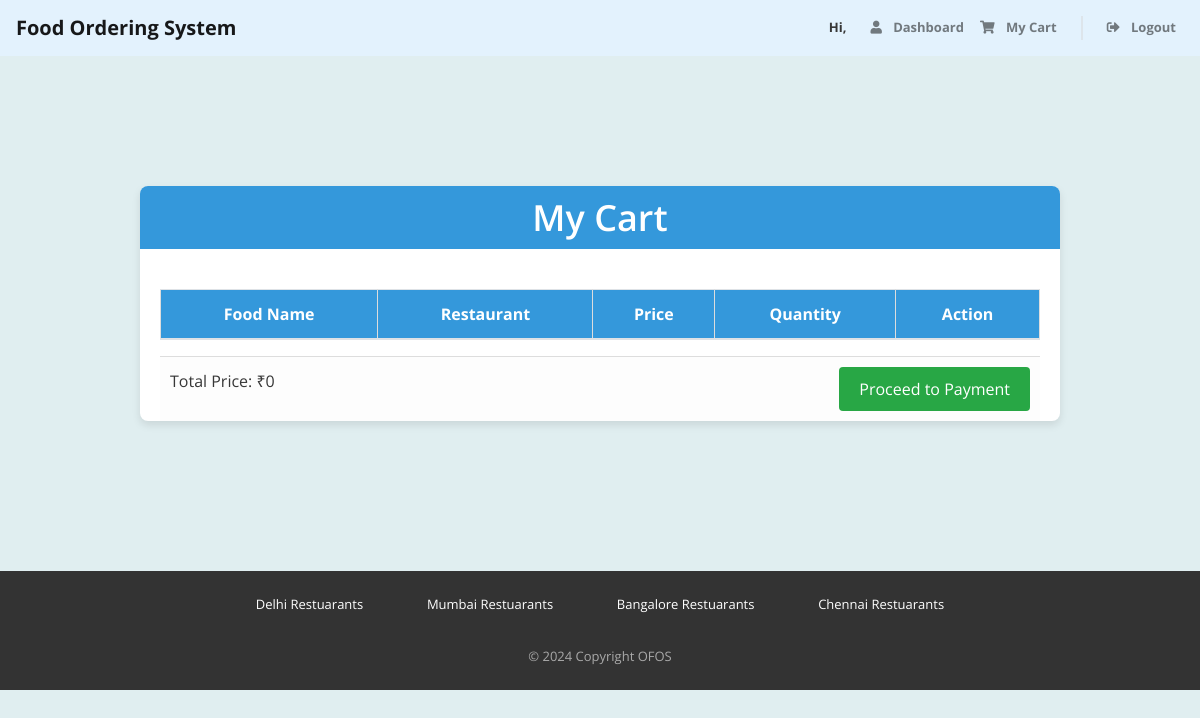
The page /cart/ (signed in) on the database as committed earlier.
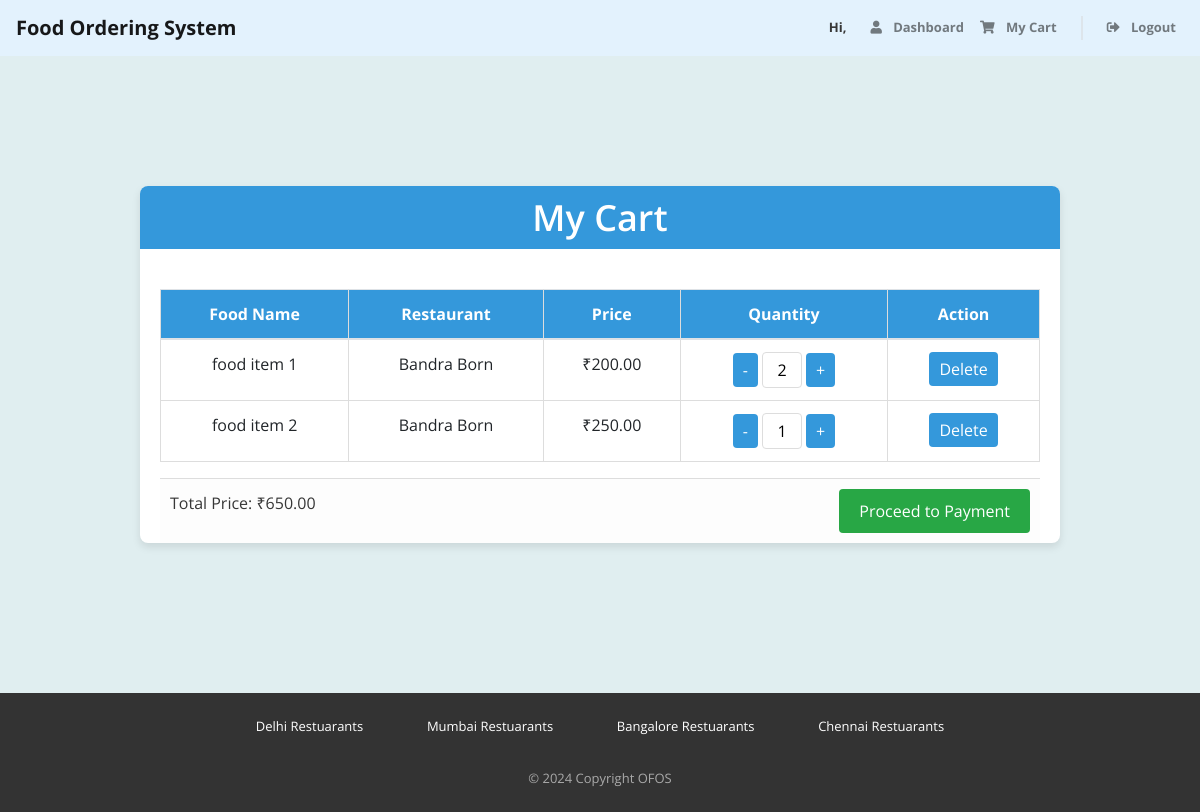
The same page on the database as committed later.
### customer/models.py (models this page shows, shortened)
class CartItem(models.Model):
    cart = models.ForeignKey(Cart, related_name='items', on_delete=models.CASCADE, default=1)  # Assuming default cart ID 1 exists
    food_item = models.ForeignKey(FoodItem, on_delete=models.CASCADE)
    quantity = models.PositiveIntegerField(default=1)
    def get_total_price(self):
        return self.food_item.price * self.quantity

### restuarant/models.py (models this page shows, shortened)
class FoodItem(models.Model):
    name = models.CharField(max_length=100)
    description = models.TextField()
    price = models.DecimalField(max_digits=10, decimal_places=2)
    restaurant = models.ForeignKey(Restaurant, related_name='food_items', on_delete=models.CASCADE)

class Restaurant(models.Model):
    name = models.CharField(max_length=50)
    email = models.EmailField()
    password = models.CharField(max_length=20)
    city = models.CharField(max_length=50)
    contact = models.IntegerField()
    address = models.CharField(max_length=100)

### customer/views.py (the view)
# urls.py: path('cart/', views.cart_view, name='cart'),
@login_required
def cart_view(request):
    cart, created = Cart.objects.get_or_create(user=request.user, is_active=True)
    cart_items = cart.items.all()
    total_price = sum(item.get_total_price() for item in cart_items)
    return render(request, 'user/cart.html', {'cart_items': cart_items, 'total_price': total_price})

### customer/templates/user/cart.html (shortened to what this page needs)
{% load static %}
<!DOCTYPE html>
<html lang="en">
<head>
    <link rel="stylesheet" href="https://stackpath.bootstrapcdn.com/bootstrap/4.5.2/css/bootstrap.min.css">
    <link href="https://use.fontawesome.com/releases/v5.11.2/css/all.css" rel="stylesheet" />
    <link rel="stylesheet" href="{% static 'css/cart.css' %}">
</head>
<body>
    {% include 'header.html' %}
    <div class="container cart-container">
        <h1>My Cart</h1>
        <table class="table">
            <thead>
                <tr>
                    <th>Food Name</th>
                    <th>Restaurant</th>
                    <th>Price</th>
                    <th>Quantity</th>
                    <th>Action</th>
                </tr>
            </thead>
            <tbody>
                {% for item in cart_items %}
                <tr data-item-id="{{ item.id }}">
                    <td>{{ item.food_item.name }}</td>
                    <td>{{ item.food_item.restaurant.name }}</td>
                    <td>₹<span class="item-price">{{ item.food_item.price }}</span></td>
                    <td>
                        <button class="quantity-btn" data-action="decrease">-</button>
                        <input type="text" value="{{ item.quantity }}" class="quantity-input" data-item-id="{{ item.id }}">
                        <button class="quantity-btn" data-action="increase">+</button>
                    </td>
                    <td><button class="delete-btn" data-item-id="{{ item.id }}">Delete</button></td>
                </tr>
                {% endfor %}
            </tbody>
        </table>
        <div class="cart-footer">
            <p>Total Price: ₹<span id="total-price">{{ total_price }}</span></p>
            <a href="{% url 'payment' %}">
                <button class="checkout-btn">Proceed to Payment</button></a>
        </div>
    </div>
    {% include 'footer.html' %}
</body>
</html>

Rows that differ between the two databases and show on the page:
added CartItem: food_item.name "food item 1", food_item.restaurant.name "Bandra Born", food_item.price "200.00", quantity "2"
added CartItem: food_item.name "food item 2", food_item.restaurant.name "Bandra Born", food_item.price "250.00", quantity "1"
Other text that changed with them:
{{ total_price }}: "0" → "650.00"
